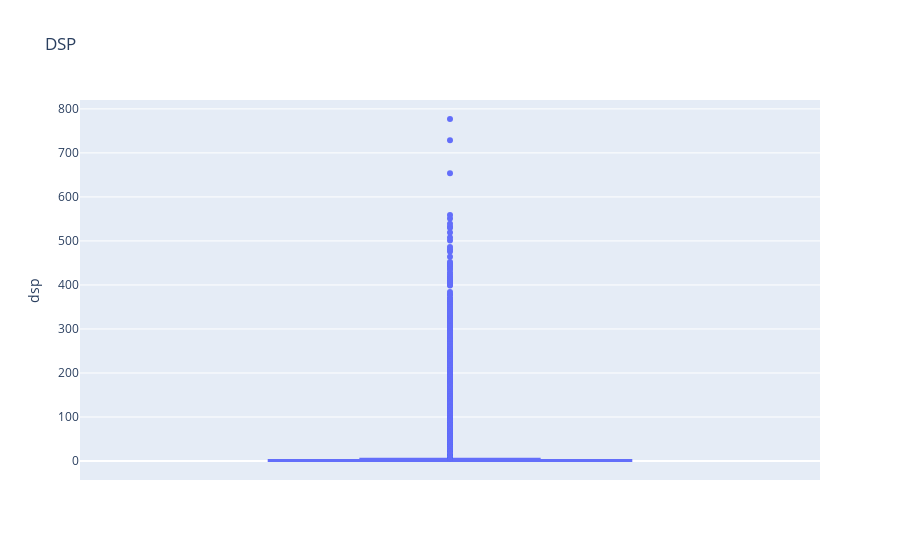

Source (notebook cell):
### Code cell
fig = px.box(geral,
            y='dsp',
            title='DSP')
fig.show()

### Figure 1 — Plotly figure (JSON) as saved in the notebook; plotly's stock layout.template omitted (floating-point values rounded to 4 significant figures; data arrays with more than 128 entries replaced by an {"elided": "..."} marker saying what was removed)
{"data": [{"alignmentgroup": "True", "hovertemplate": "dsp=%{y}<extra></extra>", "legendgroup": "", "marker": {"color": "#636efa"}, "name": "", "notched": false, "offsetgroup": "", "orientation": "v", "showlegend": false, "type": "box", "x0": " ", "xaxis": "x", "y": {"elided": "10000 int values"}, "y0": " ", "yaxis": "y"}], "layout": {"boxmode": "group", "legend": {"tracegroupgap": 0}, "title": {"text": "DSP"}, "xaxis": {"anchor": "y", "domain": [0, 1]}, "yaxis": {"anchor": "x", "domain": [0, 1], "title": {"text": "dsp"}}}}
